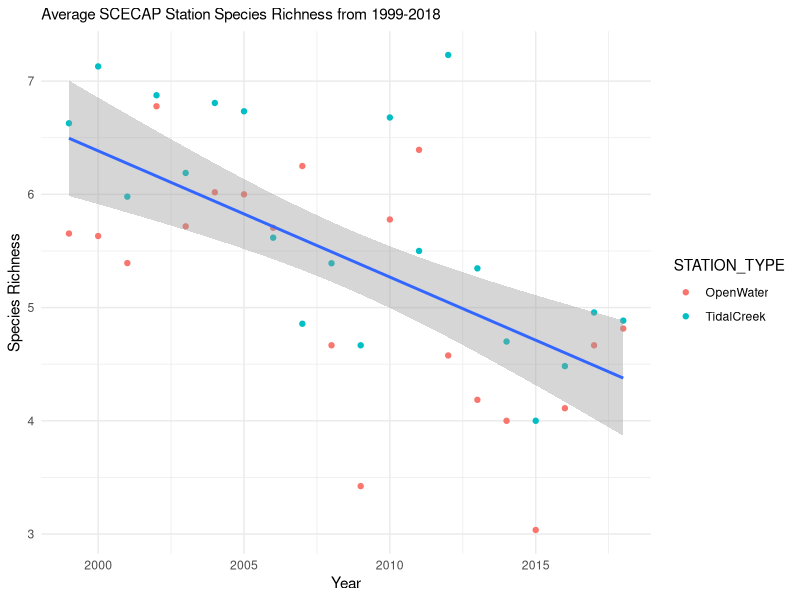
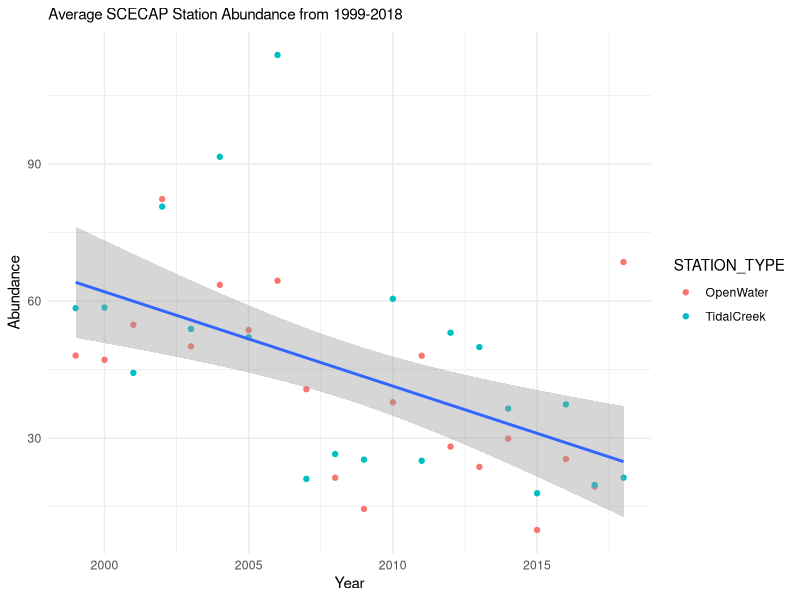

Generate these figures, in order, with R:
#SPECIES RICHNESS AND ABUNDANCE

#load required packages
library(tidyverse)
library(stringr)
library(ggplot2)


##STEP 1: DATA WRANGLING
###with trawl species data and sample site data, standardize trawl distances 
###per site type (only include samples which have the target trawl distance 
###of 250 or 500m depending on site type)



#import dataset of stations, sample IDs, and tow lengths

trawl_samples <- read.csv("./data/species_sample_ref.csv")
trawl_species <- read.csv("./data/trawl_species_data.csv")

#add category for station type by extracting first two characters 
#from station ID (RO = open water, RT = tidal creek)

trawl_samples$SITE_TYPE <- substr(trawl_samples$STATION_ID, 1,2)

#use filter function to select only open water samples with tow
#distsances of 500m and tidal creek sites with tow distances of 250m

trawl_samples_tidalcreek <- filter(trawl_samples, SITE_TYPE == "RT", TOW_DIST_m == 250)
trawl_samples_openwater <- filter(trawl_samples, SITE_TYPE == "RO", TOW_DIST_m == 500)

#combine these 2 datasets back into one
trawl_samples_complete <- bind_rows(trawl_samples_openwater, trawl_samples_tidalcreek)

#join these data with trawl species data
trawl_data <- inner_join(trawl_samples_complete, trawl_species, by = "SAMPLE_ID")

#remove rows which contain SP_CODE "X999" as this signifies no species caught
trawl_data <- filter(trawl_data, SP_CODE != "X999")

##STEP 2: CALCUALTING SPECIES RICHNESS AND ABUNDANCE
###calculate species richness (number of unique species per trawl) 
###and total abundance (total number of individuals per trawl)

#use group_by and summarize function to count the number of 
#unique species per trawl (species richness)
trawl_species_rich <- trawl_data %>% 
  group_by(STATION_ID.x, SAMPLE_ID, TOW_DIST_m.x, STATION_TYPE, YEAR) %>% 
  summarize(n_distinct(SP_CODE))

#rename columns
names(trawl_species_rich) <- c("STATION_ID", "SAMPLE_ID", "TOW_DIST_m", "STATION_TYPE", "YEAR", "SP_RICH")

#use group_by and summarize functions to total the numbers of 
#individuals caught across species (total abundance)
trawl_species_abund <- trawl_data %>% 
  group_by(STATION_ID.x, SAMPLE_ID, TOW_DIST_m.x, STATION_TYPE, YEAR) %>% 
  summarize(sum(ABUNDANCE))

#rename columns
names(trawl_species_abund) <- c("STATION_ID", "SAMPLE_ID", "TOW_DIST_m", "STATION_TYPE", "YEAR", "TOTAL_ABUNDANCE")

#join together trawl species and trawl abundances, by sample ID
trawl_species_final <- full_join(trawl_species_rich, trawl_species_abund, by = "SAMPLE_ID")

#remove duplicate columns from join and rename columns
trawl_species_final <- trawl_species_final[,c(1,2,3,4,5,6,11)]
names(trawl_species_final) <- c("STATION_ID", "SAMPLE_ID", "TOW_DIST_m", "STATION_TYPE", "YEAR", "SP_RICH", "TOTAL_ABUNDANCE")

##STEP 3: CREATE GRAPHS AND LOOK FOR TRENDS OVER TIME

#use group by and summarize functions to calculate average richness 
#and average abundance per sample by year and station type
trawl_year_avgs <- trawl_species_final %>% 
  group_by(STATION_TYPE, YEAR) %>% 
  summarize_at(c("SP_RICH", "TOTAL_ABUNDANCE"),mean) 

#plot species richness by year

richness_plot <- 
  ggplot(data = trawl_year_avgs, aes(x = YEAR, y = SP_RICH)) +
  geom_point(aes(col = STATION_TYPE)) +
  stat_smooth(method="lm") +
  labs(subtitle = "Average SCECAP Station Species Richness from 1999-2018", x = "Year", y = "Species Richness") +
  theme_minimal()
  
abundance_plot <- 
  ggplot(data = trawl_year_avgs, aes(x = YEAR, y = TOTAL_ABUNDANCE)) + 
  geom_point(aes(col = STATION_TYPE)) + 
  stat_smooth(method = "lm") +
  labs(subtitle = "Average SCECAP Station Abundance from 1999-2018", x = "Year", y = "Abundance") +
  theme_minimal()

#export plots as PDFs

ggsave("./output/richness_byYear.pdf", richness_plot)
ggsave("./output/abundance_byYear.pdf", abundance_plot)

##STEP 4: LINEAR MODELING

tidal_abundance_lm <- lm(TOTAL_ABUNDANCE ~ YEAR, data = filter(trawl_year_avgs, STATION_TYPE == "TidalCreek")) 
open_abundance_lm  <- lm(TOTAL_ABUNDANCE ~ YEAR, data = filter(trawl_year_avgs, STATION_TYPE == "OpenWater"))
tidal_richness_lm <- lm(SP_RICH ~ YEAR, data = filter(trawl_year_avgs, STATION_TYPE == "TidalCreek")) 
open_richness_lm  <- lm(SP_RICH ~ YEAR, data = filter(trawl_year_avgs, STATION_TYPE == "OpenWater"))

summary(tidal_abundance_lm)
summary(open_abundance_lm)
summary(tidal_richness_lm)
summary(open_richness_lm)


